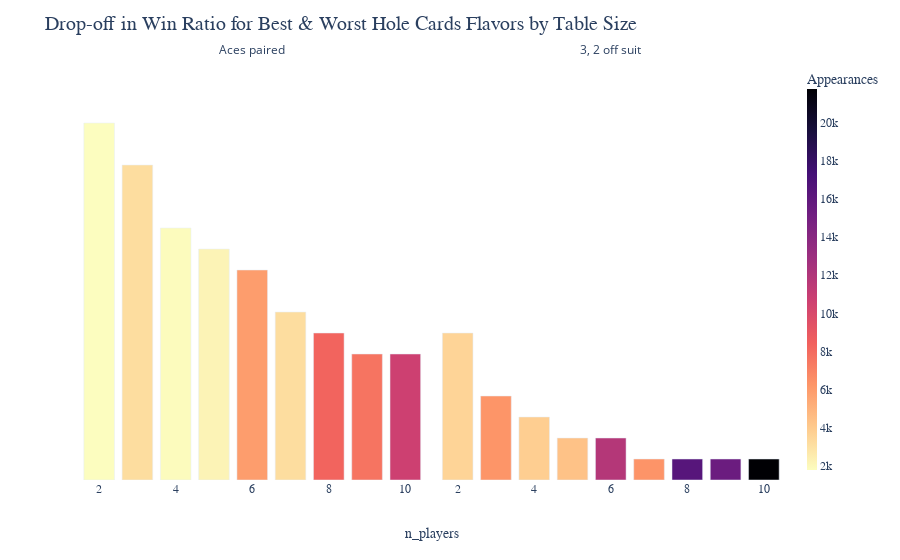

The notebook cell this image was saved under:
### Code cell
plot_data(show_plot=True, n_players_to_plot="All")

### Figure 1 — Plotly figure (JSON) as saved in the notebook; plotly's stock layout.template omitted (floating-point values rounded to 4 significant figures)
{"data": [{"alignmentgroup": "True", "customdata": [[0.8575], [0.7595], [0.6483], [0.5669], [0.5071], [0.4421], [0.39], [0.3359], [0.3081]], "hovertemplate": "hole cards flavor=Aces paired<br>n_players=%{x}<br>win ratio rounded down to nearest 5%=%{y:.0%}<br>win ratio=%{customdata[0]:.2%}<br>appearances=%{marker.color}<extra></extra>", "legendgroup": "", "marker": {"color": [1782, 3193, 1871, 2198, 5922, 3189, 8267, 7610, 10680], "coloraxis": "coloraxis", "pattern": {"shape": ""}}, "name": "", "offsetgroup": "", "orientation": "v", "showlegend": false, "textposition": "auto", "type": "bar", "x": [2, 3, 4, 5, 6, 7, 8, 9, 10], "xaxis": "x", "y": [0.85, 0.75, 0.6, 0.55, 0.5, 0.4, 0.35, 0.3, 0.3], "yaxis": "y"}, {"alignmentgroup": "True", "customdata": [[0.3681], [0.2139], [0.1567], [0.1105], [0.101], [0.0807], [0.075], [0.0711], [0.0648]], "hovertemplate": "hole cards flavor=3, 2 off suit<br>n_players=%{x}<br>win ratio rounded down to nearest 5%=%{y:.0%}<br>win ratio=%{customdata[0]:.2%}<br>appearances=%{marker.color}<extra></extra>", "legendgroup": "", "marker": {"color": [3581, 6264, 3810, 4345, 11827, 6306, 16406, 15465, 21775], "coloraxis": "coloraxis", "pattern": {"shape": ""}}, "name": "", "offsetgroup": "", "orientation": "v", "showlegend": false, "textposition": "auto", "type": "bar", "x": [2, 3, 4, 5, 6, 7, 8, 9, 10], "xaxis": "x2", "y": [0.35, 0.2, 0.15, 0.1, 0.1, 0.05, 0.05, 0.05, 0.05], "yaxis": "y2"}], "layout": {"annotations": [{"showarrow": false, "text": "Aces paired", "x": 0.245, "xanchor": "center", "xref": "paper", "y": 1, "yanchor": "bottom", "yref": "paper"}, {"showarrow": false, "text": "3, 2 off suit", "x": 0.755, "xanchor": "center", "xref": "paper", "y": 1, "yanchor": "bottom", "yref": "paper"}, {"font": {"family": "sans-serif", "size": 14}, "showarrow": false, "text": "n_players", "x": 0.5, "xref": "paper", "y": -0.15, "yref": "paper"}], "barmode": "relative", "coloraxis": {"colorbar": {"thickness": 10, "tickfont": {"family": "monospace", "size": 12}, "title": {"font": {"family": "sans-serif", "size": 14}, "text": "Appearances"}}, "colorscale": [[0, "#fcfdbf"], [0.1111, "#feca8d"], [0.2222, "#fd9668"], [0.3333, "#f1605d"], [0.4444, "#cd4071"], [0.5556, "#9e2f7f"], [0.6667, "#721f81"], [0.7778, "#440f76"], [0.8889, "#180f3d"], [1, "#000004"]]}, "legend": {"tracegroupgap": 0}, "margin": {"t": 60}, "plot_bgcolor": "white", "title": {"font": {"family": "serif", "size": 20}, "text": "Drop-off in Win Ratio for Best & Worst Hole Cards Flavors by Table Size"}, "xaxis": {"anchor": "y", "domain": [0, 0.49], "showgrid": false, "tickfont": {"family": "monospace", "size": 12}, "title": {"text": ""}}, "xaxis2": {"anchor": "y2", "domain": [0.51, 1], "matches": "x", "showgrid": false, "tickfont": {"family": "monospace", "size": 12}, "title": {"text": ""}}, "yaxis": {"anchor": "x", "domain": [0, 1], "range": [0, 1], "showgrid": false, "showticklabels": false, "title": {"text": ""}}, "yaxis2": {"anchor": "x2", "domain": [0, 1], "matches": "y", "range": [0, 1], "showgrid": false, "showticklabels": false, "title": {"text": ""}}}}
